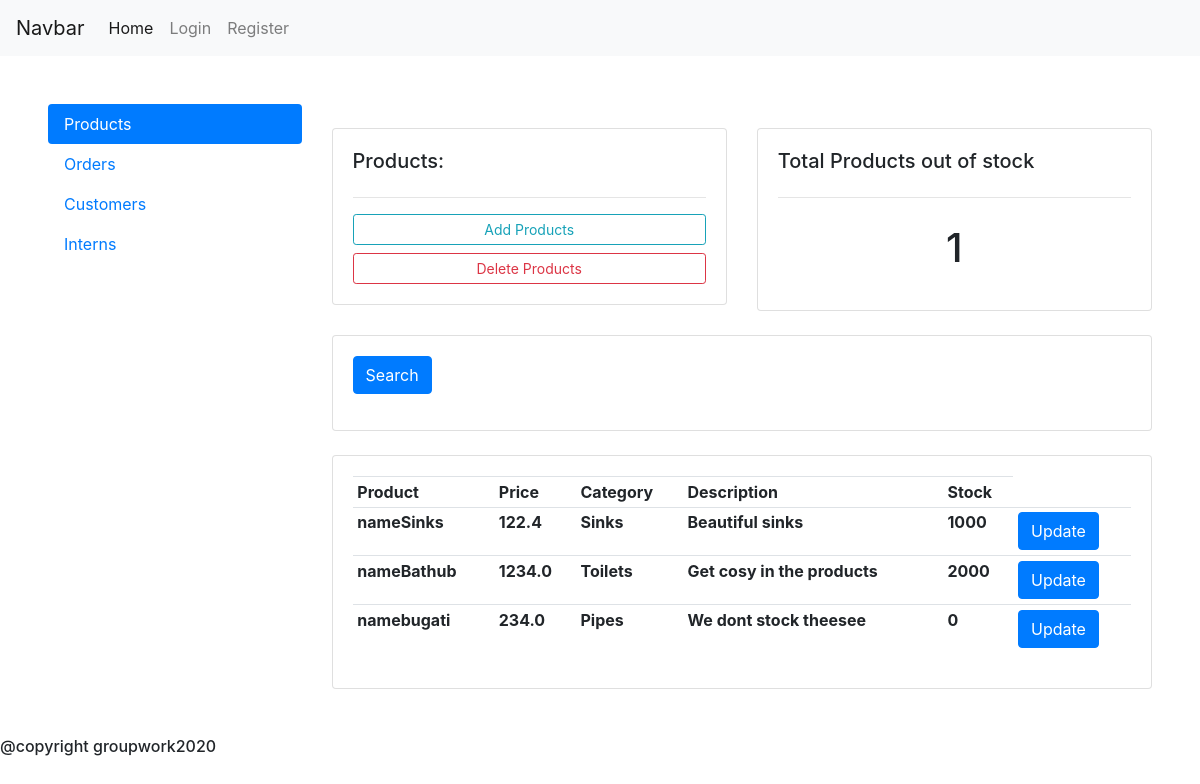
Before: /supervisor with the older database file.
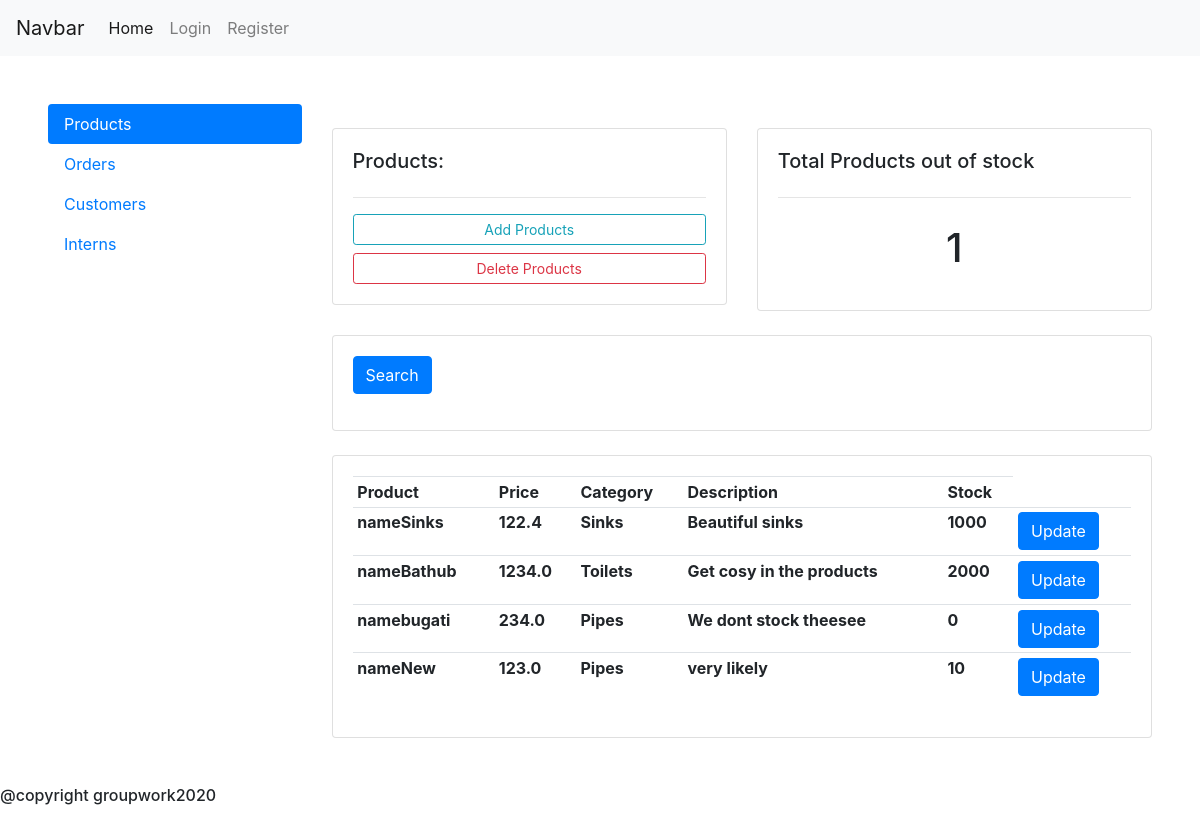
After: the same page with the newer database file.
### main/models.py (models this page shows)
class Product(models.Model):
    CATEGORY = (
                    ('Sinks', 'Sinks'),
                    ('Pipes', 'Pipes'),
                    ('Toilets', 'Toilets'),
                )
    name=models.CharField(max_length=200, null=True)
    price=models.FloatField(max_length=200, null=True)
    category=models.CharField(max_length=200, null=True,choices=CATEGORY)
    description=models.CharField(max_length=200, null=True, blank=True)
    date_created=models.DateTimeField(auto_now_add=True,  null=True)
    image_url = models.CharField(max_length=200, null=True,default='https://upload.wikimedia.org/wikipedia/commons/8/89/Portrait_Placeholder.png' )
    stock_number = models.IntegerField(null=True, default=0)
    def __str__(self):
        return self.name

### main/views.py (the view)
# urls.py: path("supervisor", views.supervisor, name='supervisor'),
def supervisor(request):
    products = Product.objects.all()
    orders = Order.objects.all()
    customers = Customer.objects.all()
    interns = Intern.objects.all()
    total_customers = customers.count()
    total_orders = orders.count()
    total_interns = interns.count()
    out_of_stock = products.filter(stock_number=0).count()
    pending_orders = orders.filter(status='Pending').count()
    context = {'products': products,
               'orders': orders,
               'customers': customers,
               'interns': interns,
               'total_customers': total_customers,
               'total_orders': total_orders,
               'total_interns': total_interns,
               'pending_orders': pending_orders,
               'out_of_stock': out_of_stock,
               }
    return render(request, 'main/supervisor.html', context)

### main/models.py (called while the page is built)
    def __str__(self):
        return self.name

### main/templates/main/supervisor.html (shortened to what this page needs)
{% extends 'main/base.html' %}
{% block content%}
<div class="" style="margin: 1%; padding: 3%">
<div class="row">
  <div class="col-3">
    <div class="nav flex-column nav-pills" id="v-pills-tab" role="tablist" aria-orientation="vertical">
      <a class="nav-link active" id="v-pills-home-tab" data-toggle="pill" href="#v-pills-home" role="tab" aria-controls="v-pills-home" aria-selected="true">Products</a>
      <a class="nav-link" id="v-pills-profile-tab" data-toggle="pill" href="#v-pills-profile" role="tab" aria-controls="v-pills-profile" aria-selected="false">Orders</a>
      <a class="nav-link" id="v-pills-messages-tab" data-toggle="pill" href="#v-pills-messages" role="tab" aria-controls="v-pills-messages" aria-selected="false">Customers</a>
      <a class="nav-link" id="v-pills-settings-tab" data-toggle="pill" href="#v-pills-settings" role="tab" aria-controls="v-pills-settings" aria-selected="false">Interns</a>
    </div>
  </div>
  <div class="col-9">
    <div class="tab-content" id="v-pills-tabContent">
      <div class="tab-pane fade show active" id="v-pills-home" role="tabpanel" aria-labelledby="v-pills-home-tab">
	<br>
<div class="row">
	<div class="col-md">
		<div class="card card-body">
			<h5>Products:</h5>
			<hr>
			<a class="btn btn-outline-info  btn-sm btn-block" href="{% url 'main:createproduct' %}">Add Products</a>
			<a class="btn btn-outline-danger  btn-sm btn-block" href="">Delete Products</a>
		</div>
	</div>
	<div class="col-md">
		<div class="card card-body">
			<h5>Total Products out of stock</h5>
			<hr>
			<h1 style="text-align: center;padding: 10px">{{ out_of_stock }}</h1>
		</div>
	</div>
</div>
<br>
<div class="row">
	<div class="col">
		<div class="card card-body">
			<form method="get">
		    <button class="btn btn-primary" type="submit">Search</button>
		  </form>
		</div>
	</div>
</div>
<br>
      <div class="row">
        <div class="col-md">
            <div class="card card-body">
                <table class="table table-sm">
                    <tr>
                        <th>Product</th>
                        <th>Price</th>
                        <th>Category</th>
                        <th>Description</th>
                        <th>Stock</th>
                    </tr>
                      {% for product in products %}
                    <tr>
                        <th>  name{{product.name}}</th>
                        <th>  {{product.price}}</th>
                        <th>  {{product.category}}</th>
                        <th>  {{product.description}}</th>
                        <th> {{product.stock_number}}</th>
                        <th> <a class="btn btn-primary" href="{% url 'main:updateproduct' product.id %}">Update</a></th>
                    </tr>
                    {% endfor %}
                </table>
            </div>
        </div>
    </div>
      </div>
    </div>
  </div>
</div>
</div>
{% endblock %}

Changed rows visible on the page:
added Product: name "New", price "123.0", category "Pipes", description "very likely", stock_number "10"
